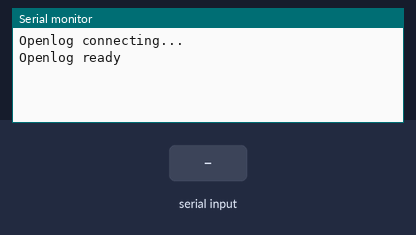
Bench run of a sketch on a simulated Arduino Nano 33 BLE. Shown: the last lines printed to the serial monitor. The test bench sets the inputs (shaded band).

Above: at 3.4 s.
3.5 s: "1" received over the second serial link
At 3.9 s:
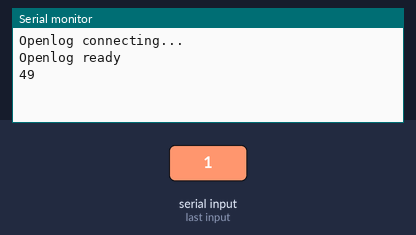
5.0 s: "0" received over the second serial link
At 6.3 s:
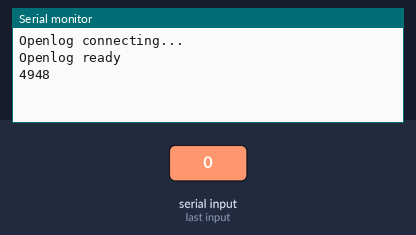

Measured:
- after the input at 3.5 s, the serial monitor: prints a new line at once (image 1)
- after the input at 5.0 s, the serial monitor: prints a new line at once (image 2)

The sketch:

TheListeningThing.ino
```cpp
// (licence header left out)
///* For LSM9DS1 9-axis IMU sensor */
//// The inertia messasuring unit

#include <Arduino_LSM9DS1.h>

void setup() {
  Serial.begin(9600);
  while(!Serial); // wait for Serial

  Serial.println("Openlog connecting...");
  Serial1.begin(9600);

  while(!Serial1); // wait for Serial

  Serial.println("Openlog ready");

  Serial1.print("hello\t");
  Serial1.println(analogRead(A0));

  Serial1.print(26);
  Serial1.print(26);
  Serial1.print(26);
  delay(200);
  Serial1.println("?");

  delay(2000);
}

void loop() {
  while (Serial1.available()) {
    Serial.print(Serial1.read());
  }
  while (Serial.available()) {
    Serial1.print(Serial.read());
  }
}
```
